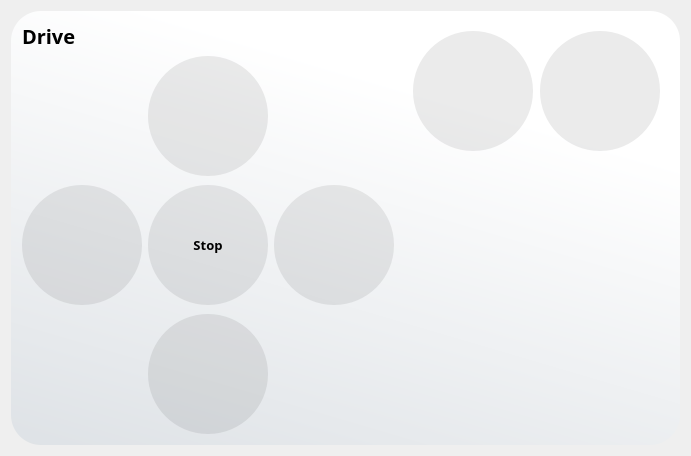
             <widget class="QWidget" name="drive_page">
              <layout class="QVBoxLayout" name="verticalLayout_54">
               <item>
                <widget class="QFrame" name="frame_96">
                 <property name="styleSheet">
                  <string notr="true">#frame_96{
background-color: qlineargradient(spread:pad, x1:0, y1:1, x2:0.413, y2:0.0908638, stop:0 #dee2e6, stop:1 #ffffff);
border-radius:30px;
}

#frame_97,#frame_98,#frame_99,#frame_100,#frame_101,#frame_102,#frame_103,#label_37{
background-color:rgba(0,0,0,0);
}

#Linefollower,#Obstacleavoidance,#kananbutton,#kiributton,#stopbutton,#mundurbutton,#majubutton{
border-radius:60px;
background-color:rgba(0,0,0,20);
}

#Linefollower:hover,#Obstacleavoidance:hover,#kananbutton:hover,#kiributton:hover,#stopbutton:hover,#mundurbutton:hover,#majubutton:hover{
	border-radius:60px;
	background-color:rgba(0,0,0,30);
}

#Linefollower:pressed,#Obstacleavoidance:pressed,#kananbutton:pressed,#kiributton:pressed,#stopbutton:pressed,#mundurbutton:pressed,#majubutton:pressed{
	padding-left:5px;
	padding-top:5px;
}</string>
                 </property>
                 <property name="frameShape">
                  <enum>QFrame::StyledPanel</enum>
                 </property>
                 <property name="frameShadow">
                  <enum>QFrame::Raised</enum>
                 </property>
                 <layout class="QHBoxLayout" name="horizontalLayout_54">
                  <item>
                   <widget class="QFrame" name="frame_98">
                    <property name="sizePolicy">
                     <sizepolicy hsizetype="Expanding" vsizetype="Expanding">
                      <horstretch>0</horstretch>
                      <verstretch>0</verstretch>
                     </sizepolicy>
                    </property>
                    <property name="frameShape">
                     <enum>QFrame::StyledPanel</enum>
                    </property>
                    <property name="frameShadow">
                     <enum>QFrame::Raised</enum>
                    </property>
                    <layout class="QVBoxLayout" name="verticalLayout_55">
                     <property name="spacing">
                      <number>0</number>
                     </property>
                     <property name="leftMargin">
                      <number>0</number>
                     </property>
                     <property name="topMargin">
                      <number>0</number>
                     </property>
                     <property name="rightMargin">
                      <number>0</number>
                     </property>
                     <property name="bottomMargin">
                      <number>0</number>
                     </property>
                     <item>
                      <widget class="QFrame" name="frame_99">
                       <property name="sizePolicy">
                        <sizepolicy hsizetype="Preferred" vsizetype="Expanding">
                         <horstretch>0</horstretch>
                         <verstretch>0</verstretch>
                        </sizepolicy>
                       </property>
                       <property name="frameShape">
                        <enum>QFrame::StyledPanel</enum>
                       </property>
                       <property name="frameShadow">
                        <enum>QFrame::Raised</enum>
                       </property>
                       <layout class="QVBoxLayout" name="verticalLayout_57">
                        <property name="leftMargin">
                         <number>0</number>
                        </property>
                        <property name="topMargin">
                         <number>0</number>
                        </property>
                        <property name="rightMargin">
                         <number>0</number>
                        </property>
                        <property name="bottomMargin">
                         <number>7</number>
                        </property>
                        <item alignment="Qt::AlignTop">
                         <widget class="QLabel" name="label_37">
                          <property name="font">
                           <font>
                            <family>BankGothic Md BT</family>
                            <pointsize>15</pointsize>
                            <weight>75</weight>
                            <bold>true</bold>
                           </font>
                          </property>
                          <property name="text">
                           <string>Drive</string>
                          </property>
                         </widget>
                        </item>
                        <item alignment="Qt::AlignHCenter|Qt::AlignBottom">
                         <widget class="QPushButton" name="majubutton">
                          <property name="sizePolicy">
                           <sizepolicy hsizetype="Maximum" vsizetype="Maximum">
                            <horstretch>0</horstretch>
                            <verstretch>0</verstretch>
                           </sizepolicy>
                          </property>
                          <property name="minimumSize">
                           <size>
                            <width>120</width>
                            <height>120</height>
                           </size>
                          </property>
                          <property name="text">
                           <string/>
                          </property>
                          <property name="icon">
                           <iconset resource="res.qrc">
                            <normaloff>:/image/Image/Polygon 1.png</normaloff>:/image/Image/Polygon 1.png</iconset>
                          </property>
                          <property name="iconSize">
                           <size>
                            <width>80</width>
                            <height>80</height>
                           </size>
                          </property>
                         </widget>
                        </item>
                       </layout>
                      </widget>
                     </item>
                     <item alignment="Qt::AlignHCenter|Qt::AlignVCenter">
                      <widget class="QFrame" name="frame_100">
                       <property name="sizePolicy">
                        <sizepolicy hsizetype="Preferred" vsizetype="Maximum">
                         <horstretch>0</horstretch>
                         <verstretch>0</verstretch>
                        </sizepolicy>
                       </property>
                       <property name="minimumSize">
                        <size>
                         <width>0</width>
                         <height>100</height>
                        </size>
                       </property>
                       <property name="frameShape">
                        <enum>QFrame::StyledPanel</enum>
                       </property>
                       <property name="frameShadow">
                        <enum>QFrame::Raised</enum>
                       </property>
                       <layout class="QHBoxLayout" name="horizontalLayout_57">
                        <property name="leftMargin">
                         <number>0</number>
                        </property>
                        <property name="topMargin">
                         <number>0</number>
                        </property>
                        <property name="rightMargin">
                         <number>0</number>
                        </property>
                        <property name="bottomMargin">
                         <number>0</number>
                        </property>
                        <item>
                         <widget class="QPushButton" name="kiributton">
                          <property name="sizePolicy">
                           <sizepolicy hsizetype="Maximum" vsizetype="Maximum">
                            <horstretch>0</horstretch>
                            <verstretch>0</verstretch>
                           </sizepolicy>
                          </property>
                          <property name="minimumSize">
                           <size>
                            <width>120</width>
                            <height>120</height>
                           </size>
                          </property>
                          <property name="text">
                           <string/>
                          </property>
                          <property name="icon">
                           <iconset resource="res.qrc">
                            <normaloff>:/image/Image/Polygon 4.png</normaloff>:/image/Image/Polygon 4.png</iconset>
                          </property>
                          <property name="iconSize">
                           <size>
                            <width>80</width>
                            <height>80</height>
                           </size>
                          </property>
                         </widget>
                        </item>
                        <item>
                         <widget class="QPushButton" name="stopbutton">
                          <property name="sizePolicy">
                           <sizepolicy hsizetype="Maximum" vsizetype="Maximum">
                            <horstretch>0</horstretch>
                            <verstretch>0</verstretch>
                           </sizepolicy>
                          </property>
                          <property name="minimumSize">
                           <size>
                            <width>120</width>
                            <height>120</height>
                           </size>
                          </property>
                          <property name="font">
                           <font>
                            <family>BankGothic Md BT</family>
                            <pointsize>10</pointsize>
                            <weight>75</weight>
                            <bold>true</bold>
                           </font>
                          </property>
                          <property name="text">
                           <string>Stop</string>
                          </property>
                          <property name="iconSize">
                           <size>
                            <width>80</width>
                            <height>80</height>
                           </size>
                          </property>
                         </widget>
                        </item>
                        <item>
                         <widget class="QPushButton" name="kananbutton">
                          <property name="sizePolicy">
                           <sizepolicy hsizetype="Maximum" vsizetype="Maximum">
                            <horstretch>0</horstretch>
                            <verstretch>0</verstretch>
                           </sizepolicy>
                          </property>
                          <property name="minimumSize">
                           <size>
                            <width>120</width>
                            <height>120</height>
                           </size>
                          </property>
                          <property name="text">
                           <string/>
                          </property>
                          <property name="icon">
                           <iconset resource="res.qrc">
                            <normaloff>:/image/Image/Polygon 3.png</normaloff>:/image/Image/Polygon 3.png</iconset>
                          </property>
                          <property name="iconSize">
                           <size>
                            <width>80</width>
                            <height>80</height>
                           </size>
                          </property>
                         </widget>
                        </item>
                       </layout>
                      </widget>
                     </item>
                     <item>
                      <widget class="QFrame" name="frame_101">
                       <property name="sizePolicy">
                        <sizepolicy hsizetype="Preferred" vsizetype="Expanding">
                         <horstretch>0</horstretch>
                         <verstretch>0</verstretch>
                        </sizepolicy>
                       </property>
                       <property name="frameShape">
                        <enum>QFrame::StyledPanel</enum>
                       </property>
                       <property name="frameShadow">
                        <enum>QFrame::Raised</enum>
                       </property>
                       <layout class="QHBoxLayout" name="horizontalLayout_55">
                        <property name="spacing">
                         <number>0</number>
                        </property>
                        <property name="leftMargin">
                         <number>0</number>
                        </property>
                        <property name="topMargin">
                         <number>7</number>
                        </property>
                        <property name="rightMargin">
                         <number>0</number>
                        </property>
                        <property name="bottomMargin">
                         <number>0</number>
                        </property>
                        <item alignment="Qt::AlignTop">
                         <widget class="QPushButton" name="mundurbutton">
                          <property name="sizePolicy">
                           <sizepolicy hsizetype="Maximum" vsizetype="Maximum">
                            <horstretch>0</horstretch>
                            <verstretch>0</verstretch>
                           </sizepolicy>
                          </property>
                          <property name="minimumSize">
                           <size>
                            <width>120</width>
                            <height>120</height>
                           </size>
                          </property>
                          <property name="text">
                           <string/>
                          </property>
                          <property name="icon">
                           <iconset resource="res.qrc">
                            <normaloff>:/image/Image/Polygon 2.png</normaloff>:/image/Image/Polygon 2.png</iconset>
                          </property>
                          <property name="iconSize">
                           <size>
                            <width>80</width>
                            <height>80</height>
                           </size>
                          </property>
                         </widget>
                        </item>
                       </layout>
                      </widget>
                     </item>
                    </layout>
                   </widget>
                  </item>
                  <item>
                   <widget class="QFrame" name="frame_97">
                    <property name="frameShape">
                     <enum>QFrame::StyledPanel</enum>
                    </property>
                    <property name="frameShadow">
                     <enum>QFrame::Raised</enum>
                    </property>
                    <layout class="QVBoxLayout" name="verticalLayout_56">
                     <item alignment="Qt::AlignRight|Qt::AlignTop">
                      <widget class="QFrame" name="frame_102">
                       <property name="frameShape">
                        <enum>QFrame::StyledPanel</enum>
                       </property>
                       <property name="frameShadow">
                        <enum>QFrame::Raised</enum>
                       </property>
                       <layout class="QHBoxLayout" name="horizontalLayout_56">
                        <property name="spacing">
                         <number>7</number>
                        </property>
                        <property name="leftMargin">
                         <number>0</number>
                        </property>
                        <property name="topMargin">
                         <number>0</number>
                        </property>
                        <property name="rightMargin">
                         <number>0</number>
                        </property>
                        <property name="bottomMargin">
                         <number>0</number>
                        </property>
                        <item>
                         <widget class="QPushButton" name="Obstacleavoidance">
                          <property name="sizePolicy">
                           <sizepolicy hsizetype="Maximum" vsizetype="Maximum">
                            <horstretch>0</horstretch>
                            <verstretch>0</verstretch>
                           </sizepolicy>
                          </property>
                          <property name="minimumSize">
                           <size>
                            <width>120</width>
                            <height>120</height>
                           </size>
                          </property>
                          <property name="text">
                           <string/>
                          </property>
                          <property name="icon">
                           <iconset resource="res.qrc">
                            <normaloff>:/icon/Icon/obstacle.png</normaloff>:/icon/Icon/obstacle.png</iconset>
                          </property>
                          <property name="iconSize">
                           <size>
                            <width>90</width>
                            <height>90</height>
                           </size>
                          </property>
                         </widget>
                        </item>
                        <item>
                         <widget class="QPushButton" name="Linefollower">
                          <property name="sizePolicy">
                           <sizepolicy hsizetype="Maximum" vsizetype="Maximum">
                            <horstretch>0</horstretch>
                            <verstretch>0</verstretch>
                           </sizepolicy>
                          </property>
                          <property name="minimumSize">
                           <size>
                            <width>120</width>
                            <height>120</height>
                           </size>
                          </property>
                          <property name="text">
                           <string/>
                          </property>
                          <property name="icon">
                           <iconset resource="res.qrc">
                            <normaloff>:/icon/Icon/line-chart-svgrepo-com.svg</normaloff>:/icon/Icon/line-chart-svgrepo-com.svg</iconset>
                          </property>
                          <property name="iconSize">
                           <size>
                            <width>90</width>
                            <height>90</height>
                           </size>
                          </property>
                         </widget>
                        </item>
                       </layout>
                      </widget>
                     </item>
                     <item>
                      <widget class="QFrame" name="frame_103">
                       <property name="sizePolicy">
                        <sizepolicy hsizetype="Expanding" vsizetype="Expanding">
                         <horstretch>0</horstretch>
                         <verstretch>0</verstretch>
                        </sizepolicy>
                       </property>
                       <property name="styleSheet">
                        <string notr="true">border-image: url(:/image/Image/Rectangle_28-removebg-preview.png);</string>
                       </property>
                       <property name="frameShape">
                        <enum>QFrame::StyledPanel</enum>
                       </property>
                       <property name="frameShadow">
                        <enum>QFrame::Raised</enum>
                       </property>
                      </widget>
                     </item>
                    </layout>
                   </widget>
                  </item>
                 </layout>
                </widget>
               </item>
              </layout>
             </widget>
